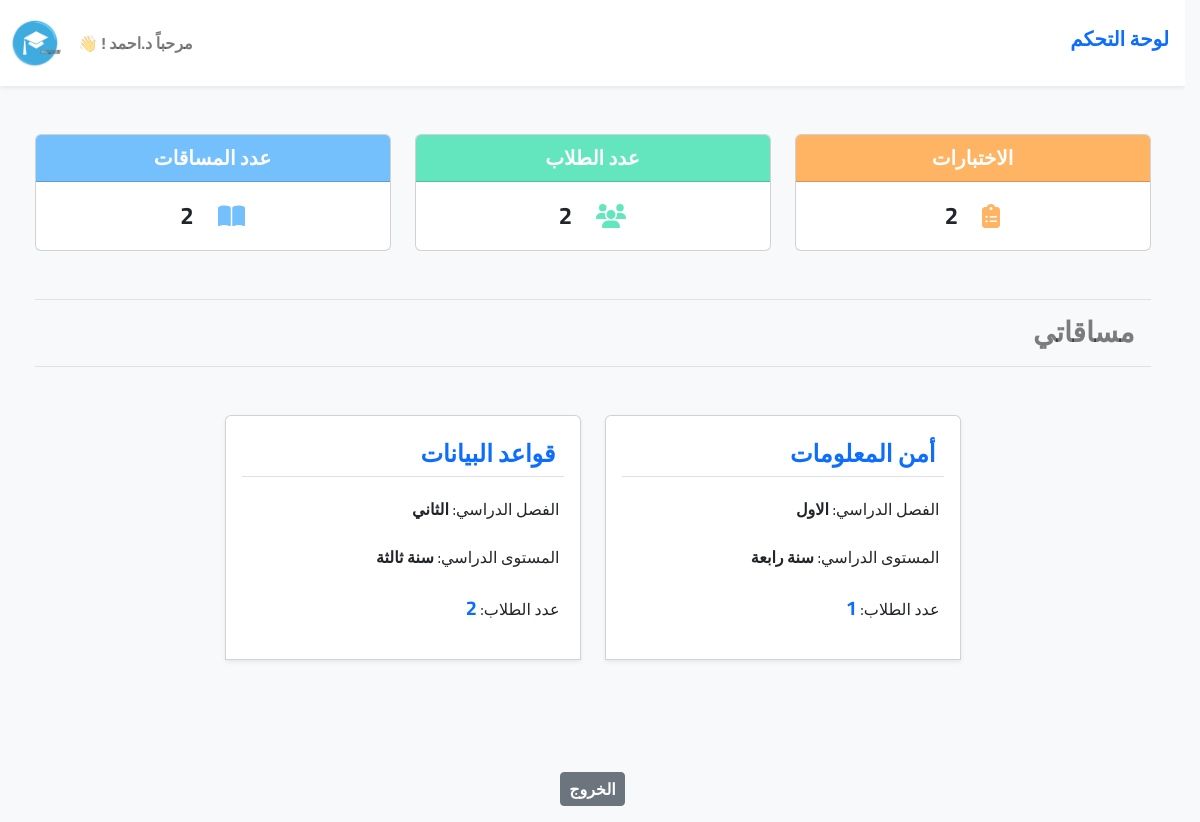
The page /instructor/dashboard (signed in) on the database its author committed.
### tables this page shows
CREATE TABLE `courses` (
  `id` int NOT NULL AUTO_INCREMENT,
  `name` varchar(255) NOT NULL,
  `hour_num` int NOT NULL,
  `level_year` int NOT NULL,
  `instructor_id` int NOT NULL,
  `major_id` int NOT NULL,
  `semster_id` int NOT NULL,
  PRIMARY KEY (`id`),
  UNIQUE KEY `name` (`name`),
  KEY `courses_instructors` (`instructor_id`),
  KEY `courses_semster` (`semster_id`),
  KEY `courses_majors` (`major_id`),
  CONSTRAINT `courses_instructors` FOREIGN KEY (`instructor_id`) REFERENCES `instructors` (`id`) ON DELETE CASCADE ON UPDATE CASCADE,
  CONSTRAINT `courses_majors` FOREIGN KEY (`major_id`) REFERENCES `majors` (`id`) ON DELETE CASCADE ON UPDATE CASCADE,
  CONSTRAINT `courses_semster` FOREIGN KEY (`semster_id`) REFERENCES `semster` (`id`) ON DELETE CASCADE ON UPDATE CASCADE
);

CREATE TABLE `semster` (
  `id` int NOT NULL AUTO_INCREMENT,
  `name` varchar(255) NOT NULL,
  `created_at` date NOT NULL,
  PRIMARY KEY (`id`),
  UNIQUE KEY `name` (`name`)
);

### Core/function.php (called while the page is built, shortened)
<?php
function base_path(string $path): string {
  return BASE_PATH . $path;
}
function view(string $path, $attr = []): void {
  extract($attr);
  require base_path("views/{$path}");
}

### Http/controllers/instructor/dashboard.php (called while the page is built, shortened)
<?php
$userID = Session::get('user')['id'];
$courses = App::resolve(Database::class)->query(
    'SELECT
        c.id,
        c.name AS course_name,
        s.name AS semster_name,
        c.level_year,
        COUNT(DISTINCT src.student_id) AS student_count
     FROM courses c
     JOIN semster s
        ON c.semster_id = s.id
     JOIN instructors i
        ON c.instructor_id = i.id
     LEFT JOIN student_register_courses src
        ON c.id = src.course_id
     WHERE i.user_id = :instructorID
     GROUP BY c.id',
     [
        'instructorID' => $userID
     ]
)->get();
$courseCount = App::resolve(Database::class)->query(
      'SELECT COUNT(c.id)
       AS course_count
       FROM courses c
       JOIN instructors i
       ON c.instructor_id = i.id
       WHERE i.user_id = :instructorID',
       ['instructorID' => $userID]
)->find()['course_count'];
$examCount = App::resolve(Database::class)->query(
      'SELECT COUNT(e.id)
       AS exam_count
       FROM exams e
       JOIN weeks w
       ON e.week_id = w.id
       JOIN courses c
       ON w.course_id = c.id
       JOIN instructors i
       ON c.instructor_id = i.id
       WHERE i.user_id = :instructorID',
       ['instructorID' => $userID]
)->find()['exam_count'];
$studentCount = App::resolve(Database::class)->query(
      'SELECT COUNT(DISTINCT src.student_id)
       AS student_count
       FROM student_register_courses src
       JOIN courses c
       ON src.course_id = c.id
       JOIN instructors i
       ON c.instructor_id = i.id
       WHERE i.user_id = :instructorID',
       ['instructorID' => $userID]
)->find()['student_count'];
view("instructor/dashboard.view.php", [
      'courses'      => $courses,
      'courseCount'  => $courseCount,
      'examCount'    => $examCount,
      'studentCount'    => $studentCount,
      'fullName'    => "مرحباً د." . explode(' ',   Session::get('user')['full_name'])[0]. " ! 👋"
]);

### public/index.php (called while the page is built, shortened)
<?php
require BASE_PATH.'Core/function.php';
require base_path('bootstrap.php');
$router = new \Core\Router();
$uri = parse_url($_SERVER['REQUEST_URI'])['path'];
$method = $_POST['__method'] ?? $_SERVER['REQUEST_METHOD'];
try {
   $router->route($uri, $method);
}
catch (ValidationException $exception) {
 Session::flash('errors', $exception->errors);
 Session::flash('old', $exception->old);
 return redirect($router->previousUrl());
}

### Core/App.php (called while the page is built, shortened)
<?php
class App {
  protected static $container;
  public static function setContainer($container): void {
     static::$container = $container;
  }
  public static function getContainer(): mixed {
     return static::$container;
  }
  public static function resolve($key): mixed {
     return static::getContainer()->resolve($key);
  }
}

### Core/Container.php (called while the page is built, shortened)
<?php
class Container {
    protected $bindings = [];
    public function bind(string $key,  $func): void {
     $this->bindings[$key] = $func;
    }
    public function resolve(string $key): mixed {
        $resolver = $this->bindings[$key];
        return call_user_func($resolver);
    }
}

### config.php (called while the page is built)
<?php
return [
     'database' => [
        'host' => 'localhost',
        'port' => 3306,
        'dbname' => 'e_learning',
        'charset' => 'utf8mb4'
     ],
];

### bootstrap.php (called while the page is built, shortened)
<?php
$container = new Container();
$container->bind('Core\Database', function() {
    $config = require base_path("config.php");
    return new Database($config['database']);
});
require base_path('Core/Helpers/HelperCourse.php');

### Core/Database.php (called while the page is built, shortened)
<?php
class Database {
    public $conn;
    public $stmt;
    public function __construct(array $config, $username = 'root', $password = 'root') {
      $dsn = 'mysql:'. http_build_query($config, "", ";");
      $this->conn = new PDO($dsn, $username, $password, [
        PDO::ATTR_DEFAULT_FETCH_MODE => PDO::FETCH_ASSOC
        ]);
    }
    public function query($query, $params = []): static {
      $this->stmt = $this->conn->prepare($query);
      $this->stmt->execute($params);
      return $this;
    }
    public function get(): array {
      return $this->stmt->fetchAll();
    }
    public function find(): mixed {
      return $this->stmt->fetch();
    }
}

### Core/Session.php (called while the page is built, shortened)
<?php
class Session {
    public static function get(string $key, $default = null): mixed {
        return $_SESSION['_flash'][$key] ?? $_SESSION[$key] ?? $default;
    }
}

### Core/Helpers/HelperCourse.php (called while the page is built, shortened)
<?php
function course_years(): array {
    return [
        1 => 'سنة أولى',
        2 => 'سنة ثانية',
        3 => 'سنة ثالثة',
        4 => 'سنة رابعة',
        5 => 'سنة خامسة'
    ];
}

### views/instructor/dashboard.view.php (the view)
<?php require base_path('views/partials/head.php') ?>
<body class="bg-body-tertiary">
  <?php require base_path('views/partials/nav.php') ?>
  <div class="container mt-5">
    <main>
      <div class="row mb-5">
            <div class="col-lg-4 col-md-6 col-sm-12 mt-0">
                <div class="card text-center">
                    <div class="card-header fw-bold fs-5  text-white" style="background-color: rgb(255, 180, 100);">
                        الاختبارات
                    </div>
                     <div class="card-body d-flex align-items-center justify-content-center">
                        <i class="fa-solid fa-clipboard-list fa-xl" style="color: rgb(255, 180, 100);"></i>
                        <p class="card-text fw-bold fs-4 ms-4"><?= $examCount ?></p>
                    </div>
                </div>
            </div>
            <div class="col-lg-4 col-md-6 col-sm-12 mt-0">
                <div class="card text-center">
                    <div class="card-header fw-bold fs-5 text-white" style="background-color: rgb(99, 230, 190);">
                        عدد الطلاب
                    </div>
                    <div class="card-body d-flex align-items-center justify-content-center">
                        <i class="fa-solid fa-users fa-xl" style="color: rgb(99, 230, 190);"></i>
                        <p class="card-text fw-bold fs-4 ms-4"><?= $studentCount ?></p>
                    </div>
                </div>
            </div>
            <div class="col-lg-4 col-md-6 col-sm-12 mt-0">
                <div class="card text-center">
                    <div class="card-header fw-bold fs-5 text-white" style="background-color: rgb(116, 192, 252);">
                        عدد المساقات
                    </div>
                    <div class="card-body d-flex align-items-center justify-content-center">
                        <i class="fa-solid fa-book-open fa-xl" style="color: rgb(116, 192, 252);"></i>
                        <p class="card-text fw-bold fs-4 ms-4"><?= $courseCount ?></p>
                    </div>
                </div>
            </div>
      </div>
      <div class="mb-5">
        <h3 class="p-3 fw-bold text-black-50 border-bottom border-top">مساقاتي</h3>
      </div>
      <div class="row justify-content-center g-4">
            <?php foreach($courses as $course) : ?>
                <div class="col-lg-4 main-course-instructor" data-instructor-course="<?= $course['id']?>">
                <div class="card my-course mb-3 rounded-top rounded-bottom-0 shadow-sm position-relative">
                    <div class="card-body">
                            <h4 class="card-title border-bottom text-primary mb-3 p-2 fw-bold"><?= $course['course_name'] ?></h4>
                            <p class="p-1 "> الفصل الدراسي: <span class="fw-bold"><?= explode(' ', $course['semster_name'])[2] ?></span></p>
                            <p class="p-1"> المستوى الدراسي: <span class="fw-bold"><?= course_years()[$course['level_year']] ?></span></p>
                            <p class="p-1"> عدد الطلاب: <span class="text-primary fs-5 fw-bold"><?= $course['student_count'] ?></span></p>
                        </div>
                    </div>
                </div>
                <?php endforeach; ?>
            <p class="mt-5 mx-auto d-flex justify-content-center">
                <a href="/logout"  class="btn btn-secondary btn-sm mt-5 fs-6 fw-bold">الخروج</a>
            </p>
     </div>
   </main>
  </div>
 <?php require base_path('views/partials/footer.php') ?>

### Core/Router.php (shortened to what this page needs)
<?php
class Router {
    protected $routes = [];
    public function add($method, string $uri, $controller): static {
        $this->routes[] = [
            'uri' =>  $uri,
            'controller' => $controller,
            'method' => $method,
            'middleware' => null
        ];
        return $this;
    }
    public function only($key): static {
        $this->routes[array_key_last($this->routes)]['middleware'] = $key;
        return $this;
    }
    public function route (string $uri, $method) {
      foreach($this->routes as $route) {
        if($route ['uri'] ===  $uri && $route['method'] === strtoupper($method)) {
          return require base_path('Http/controllers/'.$route['controller']);
        }
      }
    }
}

### public/assets/css/e-learn.css (style rules this page uses)
:root { --transition: 0.3s; --main-color : #0d6efd; --secound-color: #ccc; }
html { scroll-behavior: smooth; overflow-y: auto; scrollbar-gutter: stable; }
body { font-family: 'Cairo', sans-serif; direction: rtl; text-align: right; margin: 0; }
.my-course { transition: var(--transition); cursor: pointer; }
.my-course::after { content: ''; position: absolute; bottom: -3px; left: 50%; transform: translateX(-50%); height: 3px; width: 0; background-color: var(--main-color); transition: var(--transition); }

### rows shown on the page
courses: name "أمن المعلومات", semster.name "الاول", level_year "سنة رابعة", student_count "1"
courses: name "قواعد البيانات", semster.name "الثاني", level_year "سنة ثالثة", student_count "2"

### other values the page prints
$examCount "2"
$studentCount "2"
$courseCount "2"
